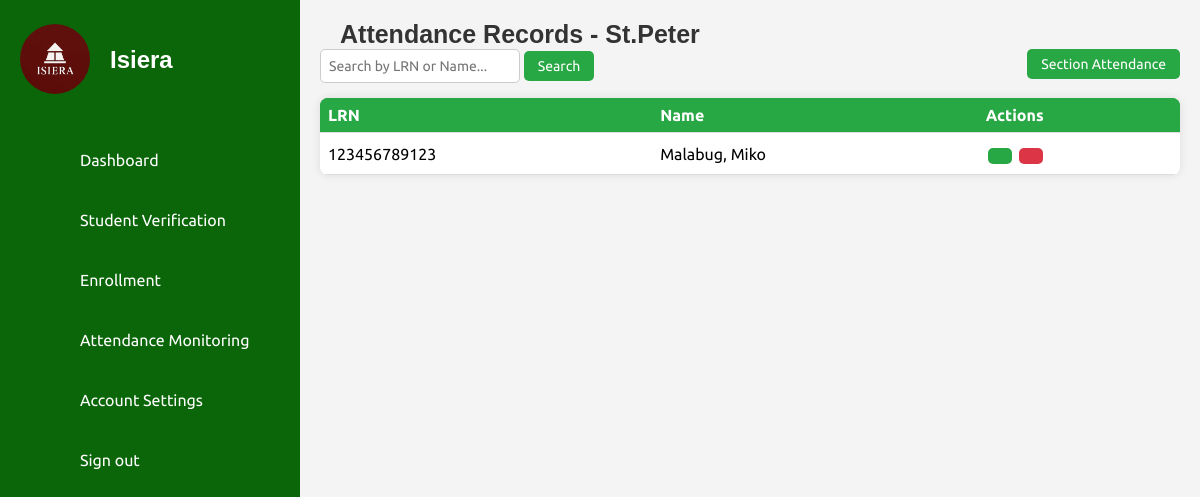
Screenshot of /isiera/adviser_attendance.php (signed in) with the database file from the repository.
### tables this page shows
CREATE TABLE `sections` (
  `id` int(11) NOT NULL,
  `section_name` varchar(100) NOT NULL,
  `student_type` enum('JHS','SHS') NOT NULL,
  `grade_level` varchar(20) DEFAULT NULL,
  `created_at` timestamp NOT NULL DEFAULT current_timestamp(),
  `strand_id` int(11) DEFAULT NULL
);

CREATE TABLE `students` (
  `id` int(11) NOT NULL,
  `first_name` varchar(50) NOT NULL,
  `middle_name` varchar(50) DEFAULT NULL,
  `last_name` varchar(50) NOT NULL,
  `lrn` varchar(12) NOT NULL,
  `date_of_birth` date NOT NULL,
  `gender` enum('Male','Female') NOT NULL,
  `citizenship` varchar(50) NOT NULL,
  `address` text NOT NULL,
  `contact_number` varchar(15) NOT NULL,
  `email` varchar(100) NOT NULL,
  `guardian_name` varchar(100) NOT NULL,
  `guardian_contact` varchar(15) NOT NULL,
  `guardian_address` varchar(250) NOT NULL,
  `guardian_relationship` varchar(50) NOT NULL,
  `elementary_school` varchar(100) NOT NULL,
  `year_graduated` year(4) NOT NULL,
  `birth_certificate` varchar(255) NOT NULL,
  `id_photo` varchar(255) NOT NULL,
  `good_moral` varchar(255) DEFAULT NULL,
  `student_signature` varchar(255) NOT NULL,
  `section` varchar(50) DEFAULT NULL,
  `school_year` varchar(9) NOT NULL,
  `grade_level` varchar(20) DEFAULT NULL,
  `student_type` enum('Regular Student','STI Student') DEFAULT NULL,
  `verified_at` timestamp NOT NULL DEFAULT current_timestamp(),
  `created_at` timestamp NOT NULL DEFAULT current_timestamp(),
  `rfid` varchar(50) DEFAULT NULL,
  `mobile_verified` tinyint(1) DEFAULT 0
);

### isiera/adviser_attendance.php (the view, shortened to what this page needs)
<?php
include('db_connection.php');
$teacherId = $_SESSION['teacher_id'];
$sectionStmt = $conn->prepare("
    SELECT s.section_name
    FROM section_advisers sa
    JOIN sections s ON sa.section_id = s.id
    WHERE sa.teacher_id = ?
");
$sectionStmt->bind_param("i", $teacherId);
$sectionStmt->execute();
$sectionResult = $sectionStmt->get_result();
$sectionRow = $sectionResult->fetch_assoc();
$adviserSection = $sectionRow['section_name'];
$studentStmt = $conn->prepare("
    SELECT s.lrn, CONCAT(s.last_name, ', ', s.first_name) AS full_name
    FROM students s
    WHERE s.section = ?
    ORDER BY s.last_name ASC
");
$studentStmt->bind_param("s", $adviserSection);
$studentStmt->execute();
$studentResult = $studentStmt->get_result();
?>
<!DOCTYPE html>
<html lang="en">
<head>
  <link rel="stylesheet" href="assets/css/style.css" />
  <link rel="stylesheet" href="assets/css/attendance.css" />
</head>
<body>
<?php include('adviser_sidebar.php'); ?>
<div class="main-content">
  <div class="section-header">
    <h2>Attendance Records - <?php echo htmlspecialchars($adviserSection); ?></h2>
  </div>
<div class="search-container">
    <div class="left-search">
        <form id="searchForm" onsubmit="return handleSearch(event)">
            <input type="text" id="searchInput" placeholder="Search by LRN or Name...">
            <button type="submit">Search</button>
        </form>
    </div>
    <div class="right-actions">
        <button class="action-btn" onclick="window.location.href='adviser_section_attendance.php?section=<?php echo urlencode($adviserSection); ?>'">
            Section Attendance
        </button>
    </div>
</div>
  <table class="student-table" id="studentTable">
    <thead>
      <tr>
        <th>LRN</th>
        <th>Name</th>
        <th>Actions</th>
      </tr>
    </thead>
    <tbody id="studentTableBody">
      <?php while ($row = $studentResult->fetch_assoc()): ?>
        <tr>
          <td><?php echo htmlspecialchars($row['lrn']); ?></td>
          <td><?php echo htmlspecialchars($row['full_name']); ?></td>
          <td>
            <button class="views-btn" onclick="window.location.href='adviser_attendance_page.php?lrn=<?php echo urlencode($row['lrn']); ?>'">
            </button>
            <button class="report-btn" onclick="window.location.href='adviser_summary_attendance_page.php?lrn=<?php echo urlencode($row['lrn']); ?>'">
            </button>
          </td>
        </tr>
      <?php endwhile; ?>
    </tbody>
  </table>
</div>
</body>
</html>

### isiera/assets/css/style.css (style rules this page uses)
* { font-family: 'Ubuntu', sans-serif; margin: 0; padding: 0; box-sizing: border-box; }
:root { --green: #0b6609; --white: #fff; --gray: #f5f5f5; --black1: #222; --black2: #999; }
body { min-height: 100vh; overflow-x: hidden; }
.main-content { margin-left: 300px; padding: 20px; background-color: #f4f4f4; min-height: 100vh; overflow-x: hidden; width: calc(100% - 300px); }
.main-content h2 { text-align: left; margin-left: 20px; font-family: 'Arial', sans-serif; font-weight: 600; color: #333; font-size: 25px; }
.search-container { display: flex; justify-content: space-between; align-items: flex-start; margin-bottom: 15px; flex-wrap: wrap; gap: 5px; }
.search-container input { width: 200px; padding: 8px; border: 1px solid #ccc; border-radius: 5px; font-size: 14px; }
.search-container button { padding: 7px 14px; background-color: #28a745; color: white; border: none; border-radius: 5px; cursor: pointer; font-size: 14px; }
.left-search { display: flex; gap: 10px; }
.student-table { width: 100%; border-collapse: collapse; background: white; border-radius: 8px; overflow: hidden; box-shadow: 0 0 10px rgba(0, 0, 0, 0.1); }
.student-table td { text-align: center; vertical-align: middle; padding: 10px; }
.student-table td button { display: inline-flex; padding: 8px 12px; margin: 2px; border: none; border-radius: 5px; font-size: 10px; cursor: pointer; transition: 0.3s; }
.student-table th, .student-table td { padding: 8px; text-align: left; border-bottom: 1px solid #ddd; }
.student-table th { background-color: #28a745; color: white; }

### isiera/assets/css/attendance.css (style rules this page uses)
table { width: 100%; border-collapse: collapse; background: white; margin-top: 15px; border-radius: 8px; overflow: hidden; }
thead { background-color: #28a745; color: white; }
th, td { padding: 8px 12px; text-align: left; border-bottom: 1px solid #eee; }
.action-btn { padding: 8px 16px; background: #2e59d9; color: white; border: none; border-radius: 4px; cursor: pointer; transition: background 0.3s; }
.views-btn { padding: 8px 16px; border: none; border-radius: 5px; cursor: pointer; font-size: 14px; background-color: #28a745; color: white; font-weight: bold; transition: 0.3s; }
.report-btn { padding: 8px 16px; border: none; border-radius: 5px; cursor: pointer; font-size: 14px; background-color: #dc3545; color: white; font-weight: bold; transition: 0.3s; }

### rows the page displays
sections: section_name "St.Peter"
students: lrn "123456789123", full_name "Malabug, Miko"
